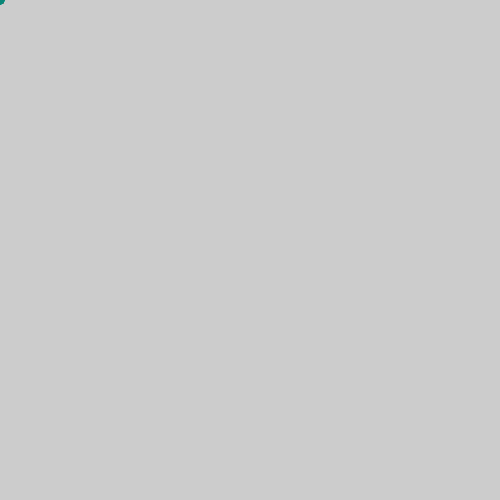
Frame 1 (no input)
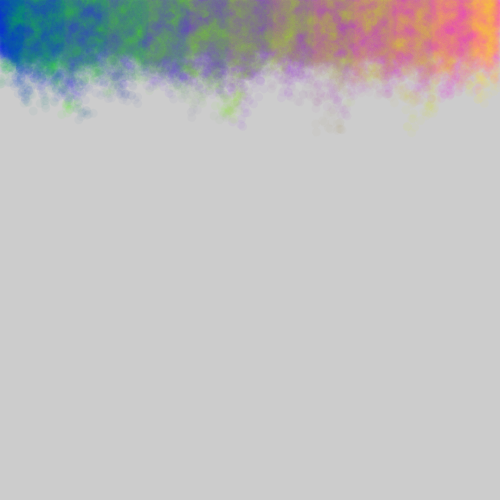
Frame 60 (the mouse pressed at the canvas centre just before this capture)
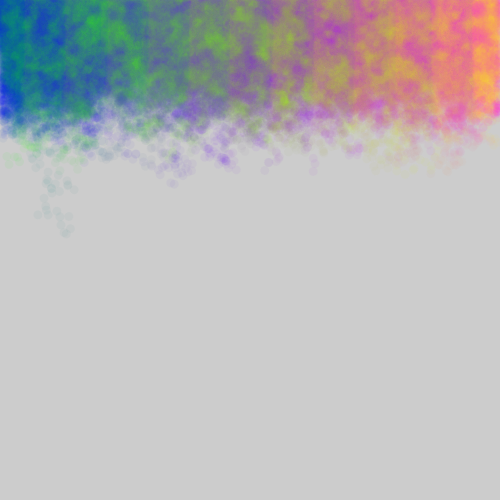
Frame 120 (the mouse held since frame 60 and released just before this capture)

The Processing sketch that drew these frames (run headless with seeded random() and noise(); from frame 60 on, the mouse is pressed at the canvas centre):

// Processing sketch: Mandala
// ── Mandala.pde
float[] x=new float[999];
float[] y=new float[999];
int f;

void setup(){
  size(500,500);clear();colorMode(RGB,99);noStroke();
}

void draw(){
  f++;
  for(int i=0;i<999;i++){
    fill(x[i]/5,i%99,99-i%99,5);
    circle(x[i],y[i],9);
    x[i]+=random(-9,9);
    y[i]+=random(-9,9);
    if(x[i]<0||x[i]>500||y[i]<0||y[i]>500){
      x[i]=i/2;y[i]=f%500;
    }
  }
}
